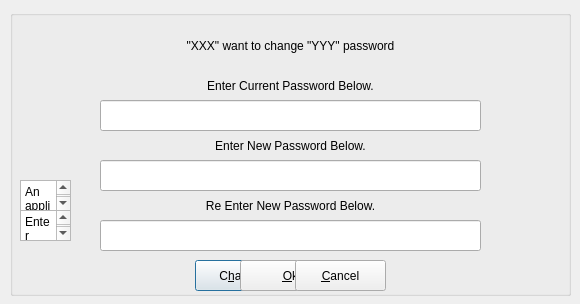
<?xml version="1.0" encoding="UTF-8"?>
<ui version="4.0">
 <class>changePassWordDialog</class>
 <widget class="QDialog" name="changePassWordDialog">
  <property name="windowModality">
   <enum>Qt::ApplicationModal</enum>
  </property>
  <property name="geometry">
   <rect>
    <x>0</x>
    <y>0</y>
    <width>580</width>
    <height>304</height>
   </rect>
  </property>
  <property name="windowTitle">
   <string>Change Wallet's Password</string>
  </property>
  <property name="windowIcon">
   <iconset>
    <normaloff>lxqt_wallet_icon.png</normaloff>lxqt_wallet_icon.png</iconset>
  </property>
  <widget class="QGroupBox" name="groupBox">
   <property name="geometry">
    <rect>
     <x>10</x>
     <y>10</y>
     <width>561</width>
     <height>286</height>
    </rect>
   </property>
   <property name="title">
    <string/>
   </property>
   <widget class="QPushButton" name="pushButtonChange">
    <property name="geometry">
     <rect>
      <x>185</x>
      <y>250</y>
      <width>91</width>
      <height>31</height>
     </rect>
    </property>
    <property name="text">
     <string>C&amp;hange</string>
    </property>
   </widget>
   <widget class="QPushButton" name="pushButtonOK">
    <property name="geometry">
     <rect>
      <x>230</x>
      <y>250</y>
      <width>101</width>
      <height>31</height>
     </rect>
    </property>
    <property name="text">
     <string>&amp;Ok</string>
    </property>
   </widget>
   <widget class="QLineEdit" name="lineEditCurrentPassWord">
    <property name="geometry">
     <rect>
      <x>90</x>
      <y>90</y>
      <width>381</width>
      <height>31</height>
     </rect>
    </property>
    <property name="echoMode">
     <enum>QLineEdit::Password</enum>
    </property>
   </widget>
   <widget class="QLineEdit" name="lineEditNewPassWord">
    <property name="geometry">
     <rect>
      <x>90</x>
      <y>150</y>
      <width>381</width>
      <height>31</height>
     </rect>
    </property>
    <property name="echoMode">
     <enum>QLineEdit::Password</enum>
    </property>
   </widget>
   <widget class="QLineEdit" name="lineEditNewPassWord_2">
    <property name="geometry">
     <rect>
      <x>90</x>
      <y>210</y>
      <width>381</width>
      <height>31</height>
     </rect>
    </property>
    <property name="echoMode">
     <enum>QLineEdit::Password</enum>
    </property>
   </widget>
   <widget class="QLabel" name="label">
    <property name="geometry">
     <rect>
      <x>20</x>
      <y>20</y>
      <width>521</width>
      <height>31</height>
     </rect>
    </property>
    <property name="text">
     <string notr="true">&quot;XXX&quot; want to change &quot;YYY&quot; password</string>
    </property>
    <property name="alignment">
     <set>Qt::AlignCenter</set>
    </property>
    <property name="wordWrap">
     <bool>true</bool>
    </property>
   </widget>
   <widget class="QLabel" name="label_2">
    <property name="geometry">
     <rect>
      <x>0</x>
      <y>60</y>
      <width>561</width>
      <height>31</height>
     </rect>
    </property>
    <property name="text">
     <string>Enter Current Password Below.</string>
    </property>
    <property name="alignment">
     <set>Qt::AlignCenter</set>
    </property>
    <property name="wordWrap">
     <bool>true</bool>
    </property>
   </widget>
   <widget class="QLabel" name="label_3">
    <property name="geometry">
     <rect>
      <x>0</x>
      <y>120</y>
      <width>561</width>
      <height>31</height>
     </rect>
    </property>
    <property name="text">
     <string>Enter New Password Below.</string>
    </property>
    <property name="alignment">
     <set>Qt::AlignCenter</set>
    </property>
    <property name="wordWrap">
     <bool>true</bool>
    </property>
   </widget>
   <widget class="QLabel" name="label_4">
    <property name="geometry">
     <rect>
      <x>0</x>
      <y>180</y>
      <width>561</width>
      <height>31</height>
     </rect>
    </property>
    <property name="text">
     <string>Re Enter New Password Below.</string>
    </property>
    <property name="alignment">
     <set>Qt::AlignCenter</set>
    </property>
    <property name="wordWrap">
     <bool>true</bool>
    </property>
   </widget>
   <widget class="QPushButton" name="pushButtonCancel">
    <property name="geometry">
     <rect>
      <x>285</x>
      <y>250</y>
      <width>91</width>
      <height>31</height>
     </rect>
    </property>
    <property name="text">
     <string>&amp;Cancel</string>
    </property>
   </widget>
   <widget class="QTextEdit" name="textEdit">
    <property name="geometry">
     <rect>
      <x>10</x>
      <y>170</y>
      <width>51</width>
      <height>31</height>
     </rect>
    </property>
    <property name="html">
     <string>&lt;!DOCTYPE HTML PUBLIC &quot;-//W3C//DTD HTML 4.0//EN&quot; &quot;http://www.w3.org/TR/REC-html40/strict.dtd&quot;&gt;
&lt;html&gt;&lt;head&gt;&lt;meta name=&quot;qrichtext&quot; content=&quot;1&quot; /&gt;&lt;style type=&quot;text/css&quot;&gt;
p, li { white-space: pre-wrap; }
&lt;/style&gt;&lt;/head&gt;&lt;body style=&quot; font-family:'Source Han Sans SC'; font-size:10.5pt; font-weight:400; font-style:normal;&quot;&gt;
&lt;p style=&quot; margin-top:0px; margin-bottom:0px; margin-left:0px; margin-right:0px; -qt-block-indent:0; text-indent:0px;&quot;&gt;&lt;span style=&quot; font-family:'Sans Serif'; font-size:9pt;&quot;&gt;An application '&lt;/span&gt;&lt;span style=&quot; font-family:'Sans Serif'; font-size:9pt; font-weight:600;&quot;&gt;%1&lt;/span&gt;&lt;span style=&quot; font-family:'Sans Serif'; font-size:9pt;&quot;&gt;' has made a request for a password of its wallet '&lt;/span&gt;&lt;span style=&quot; font-family:'Sans Serif'; font-size:9pt; font-weight:600;&quot;&gt;%2&lt;/span&gt;&lt;span style=&quot; font-family:'Sans Serif'; font-size:9pt;&quot;&gt;' to be changed&lt;/span&gt;&lt;/p&gt;
&lt;p style=&quot;-qt-paragraph-type:empty; margin-top:0px; margin-bottom:0px; margin-left:0px; margin-right:0px; -qt-block-indent:0; text-indent:0px; font-family:'Sans Serif'; font-size:9pt;&quot;&gt;&lt;br /&gt;&lt;/p&gt;&lt;/body&gt;&lt;/html&gt;</string>
    </property>
   </widget>
   <widget class="QTextEdit" name="textEdit_2">
    <property name="geometry">
     <rect>
      <x>10</x>
      <y>200</y>
      <width>51</width>
      <height>31</height>
     </rect>
    </property>
    <property name="html">
     <string>&lt;!DOCTYPE HTML PUBLIC &quot;-//W3C//DTD HTML 4.0//EN&quot; &quot;http://www.w3.org/TR/REC-html40/strict.dtd&quot;&gt;
&lt;html&gt;&lt;head&gt;&lt;meta name=&quot;qrichtext&quot; content=&quot;1&quot; /&gt;&lt;style type=&quot;text/css&quot;&gt;
p, li { white-space: pre-wrap; }
&lt;/style&gt;&lt;/head&gt;&lt;body style=&quot; font-family:'Source Han Sans SC'; font-size:10.5pt; font-weight:400; font-style:normal;&quot;&gt;
&lt;p style=&quot; margin-top:0px; margin-bottom:0px; margin-left:0px; margin-right:0px; -qt-block-indent:0; text-indent:0px;&quot;&gt;&lt;span style=&quot; font-family:'Sans Serif'; font-size:9pt;&quot;&gt;Enter password information below to create a new wallet '&lt;/span&gt;&lt;span style=&quot; font-family:'Sans Serif'; font-size:9pt; font-weight:600;&quot;&gt;%1&lt;/span&gt;&lt;span style=&quot; font-family:'Sans Serif'; font-size:9pt;&quot;&gt;' for application '&lt;/span&gt;&lt;span style=&quot; font-family:'Sans Serif'; font-size:9pt; font-weight:600;&quot;&gt;%2&lt;/span&gt;&lt;span style=&quot; font-family:'Sans Serif'; font-size:9pt;&quot;&gt;'&lt;/span&gt;&lt;/p&gt;&lt;/body&gt;&lt;/html&gt;</string>
    </property>
   </widget>
  </widget>
 </widget>
 <tabstops>
  <tabstop>lineEditCurrentPassWord</tabstop>
  <tabstop>lineEditNewPassWord</tabstop>
  <tabstop>lineEditNewPassWord_2</tabstop>
  <tabstop>pushButtonChange</tabstop>
  <tabstop>pushButtonOK</tabstop>
  <tabstop>pushButtonCancel</tabstop>
  <tabstop>textEdit</tabstop>
  <tabstop>textEdit_2</tabstop>
 </tabstops>
 <resources/>
 <connections/>
</ui>
